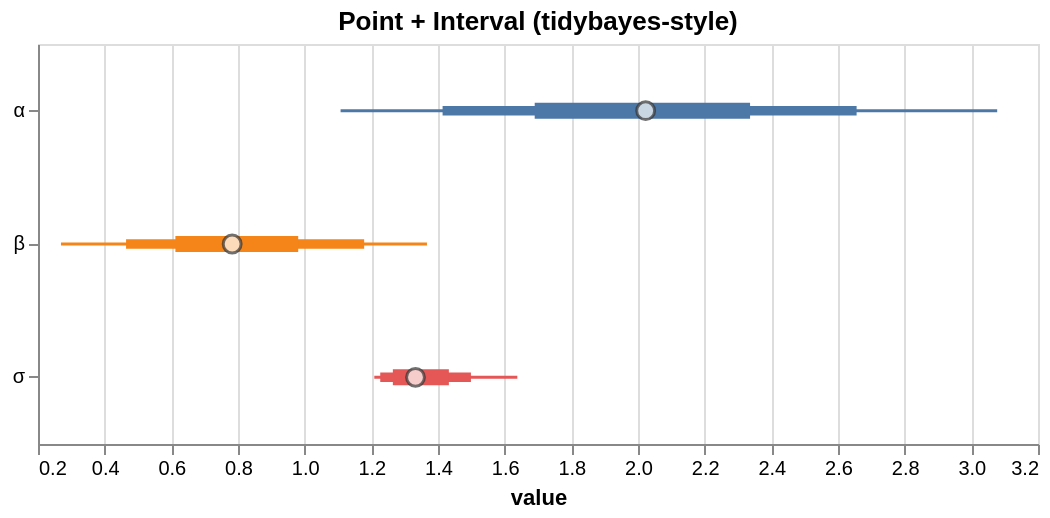

Describe this chart as a Vega-Lite specification.
### Vega-Lite specification from a JSON file in a GitHub repository (floating-point values rounded to 4 significant figures)
{"$schema": "https://vega.github.io/schema/vega-lite/v5.json", "config": {"axis": {"labelLimit": 0}, "header": {"labelLimit": 0}, "legend": {"labelLimit": 0}}, "data": {"values": [{"__point__": 1.332, "hi_0_5_": 1.433, "hi_0_8_": 1.499, "hi_0_95_": 1.638, "lo_0_5_": 1.265, "lo_0_8_": 1.227, "lo_0_95_": 1.209, "parameter": "σ"}, {"__point__": 2.023, "hi_0_5_": 2.336, "hi_0_8_": 2.656, "hi_0_95_": 3.078, "lo_0_5_": 1.69, "lo_0_8_": 1.414, "lo_0_95_": 1.108, "parameter": "α"}, {"__point__": 0.7825, "hi_0_5_": 0.9806, "hi_0_8_": 1.178, "hi_0_95_": 1.367, "lo_0_5_": 0.6121, "lo_0_8_": 0.4642, "lo_0_95_": 0.2689, "parameter": "β"}]}, "height": 200, "layer": [{"encoding": {"color": {"field": "parameter", "legend": null, "type": "nominal"}, "tooltip": [{"field": "__point__", "title": "value (estimate)", "type": "quantitative"}, {"field": "parameter", "type": "nominal"}, {"field": "lo_0_95_", "title": "95% lo", "type": "quantitative"}, {"field": "hi_0_95_", "title": "95% hi", "type": "quantitative"}], "x": {"field": "lo_0_95_", "scale": {"zero": false}, "title": "value", "type": "quantitative"}, "x2": {"field": "hi_0_95_"}, "y": {"axis": {"title": null}, "field": "parameter", "type": "nominal"}}, "mark": {"strokeWidth": 1.5, "type": "rule"}, "params": [{"bind": "scales", "name": "grid", "select": {"encodings": ["x"], "type": "interval"}}]}, {"encoding": {"color": {"field": "parameter", "legend": null, "type": "nominal"}, "tooltip": [{"field": "__point__", "title": "value (estimate)", "type": "quantitative"}, {"field": "parameter", "type": "nominal"}, {"field": "lo_0_95_", "title": "95% lo", "type": "quantitative"}, {"field": "hi_0_95_", "title": "95% hi", "type": "quantitative"}], "x": {"field": "lo_0_8_", "scale": {"zero": false}, "title": "value", "type": "quantitative"}, "x2": {"field": "hi_0_8_"}, "y": {"axis": {"title": null}, "field": "parameter", "type": "nominal"}}, "mark": {"strokeWidth": 4.75, "type": "rule"}}, {"encoding": {"color": {"field": "parameter", "legend": null, "type": "nominal"}, "tooltip": [{"field": "__point__", "title": "value (estimate)", "type": "quantitative"}, {"field": "parameter", "type": "nominal"}, {"field": "lo_0_95_", "title": "95% lo", "type": "quantitative"}, {"field": "hi_0_95_", "title": "95% hi", "type": "quantitative"}], "x": {"field": "lo_0_5_", "scale": {"zero": false}, "title": "value", "type": "quantitative"}, "x2": {"field": "hi_0_5_"}, "y": {"axis": {"title": null}, "field": "parameter", "type": "nominal"}}, "mark": {"strokeWidth": 8.0, "type": "rule"}}, {"encoding": {"tooltip": [{"field": "__point__", "title": "value (estimate)", "type": "quantitative"}, {"field": "parameter", "type": "nominal"}, {"field": "lo_0_95_", "title": "95% lo", "type": "quantitative"}, {"field": "hi_0_95_", "title": "95% hi", "type": "quantitative"}], "x": {"field": "__point__", "scale": {"zero": false}, "type": "quantitative"}, "y": {"field": "parameter", "type": "nominal"}}, "mark": {"color": "white", "filled": true, "size": 80, "stroke": "#333", "strokeWidth": 1.5, "type": "point"}}], "title": "Point + Interval (tidybayes-style)", "width": 500}
